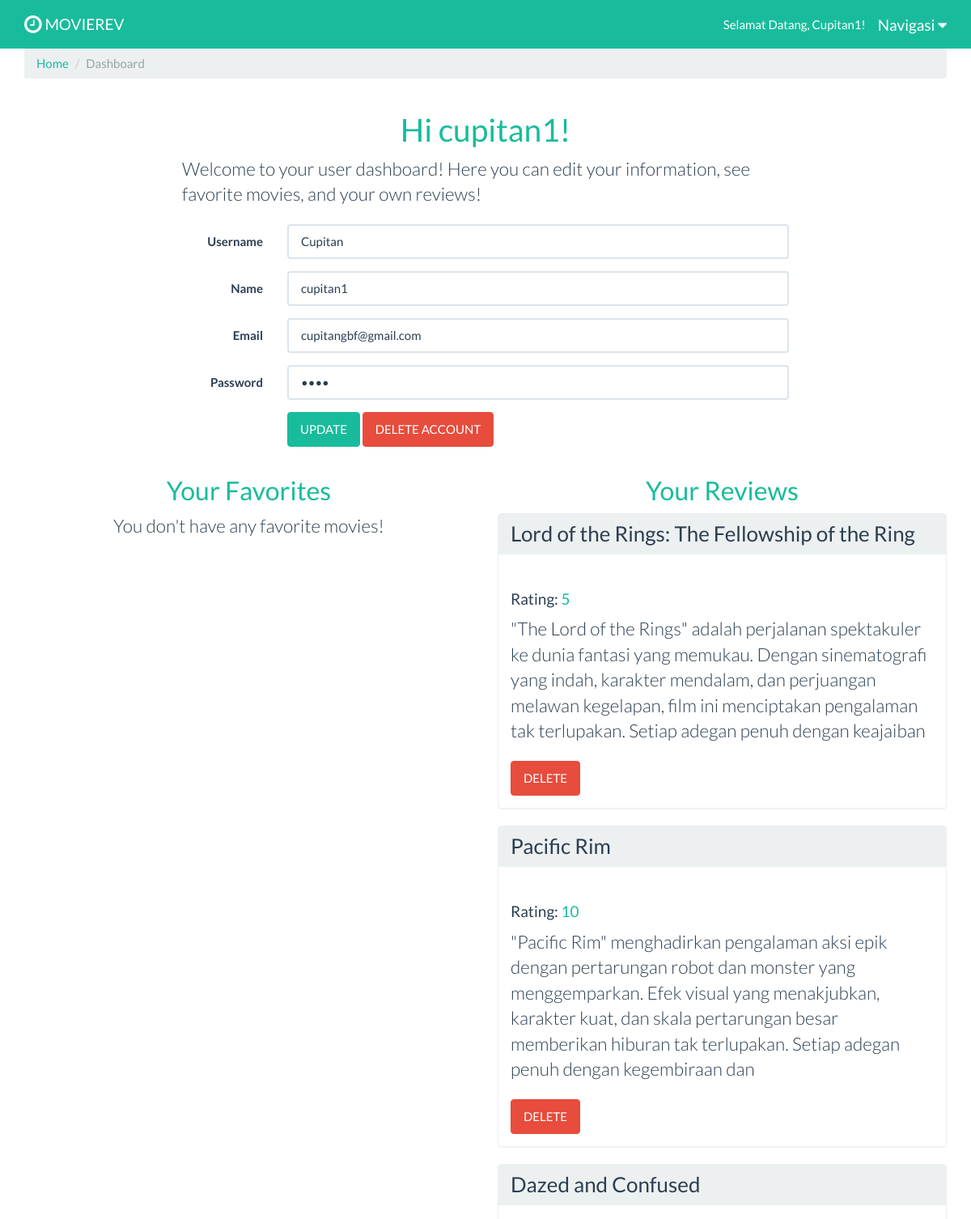
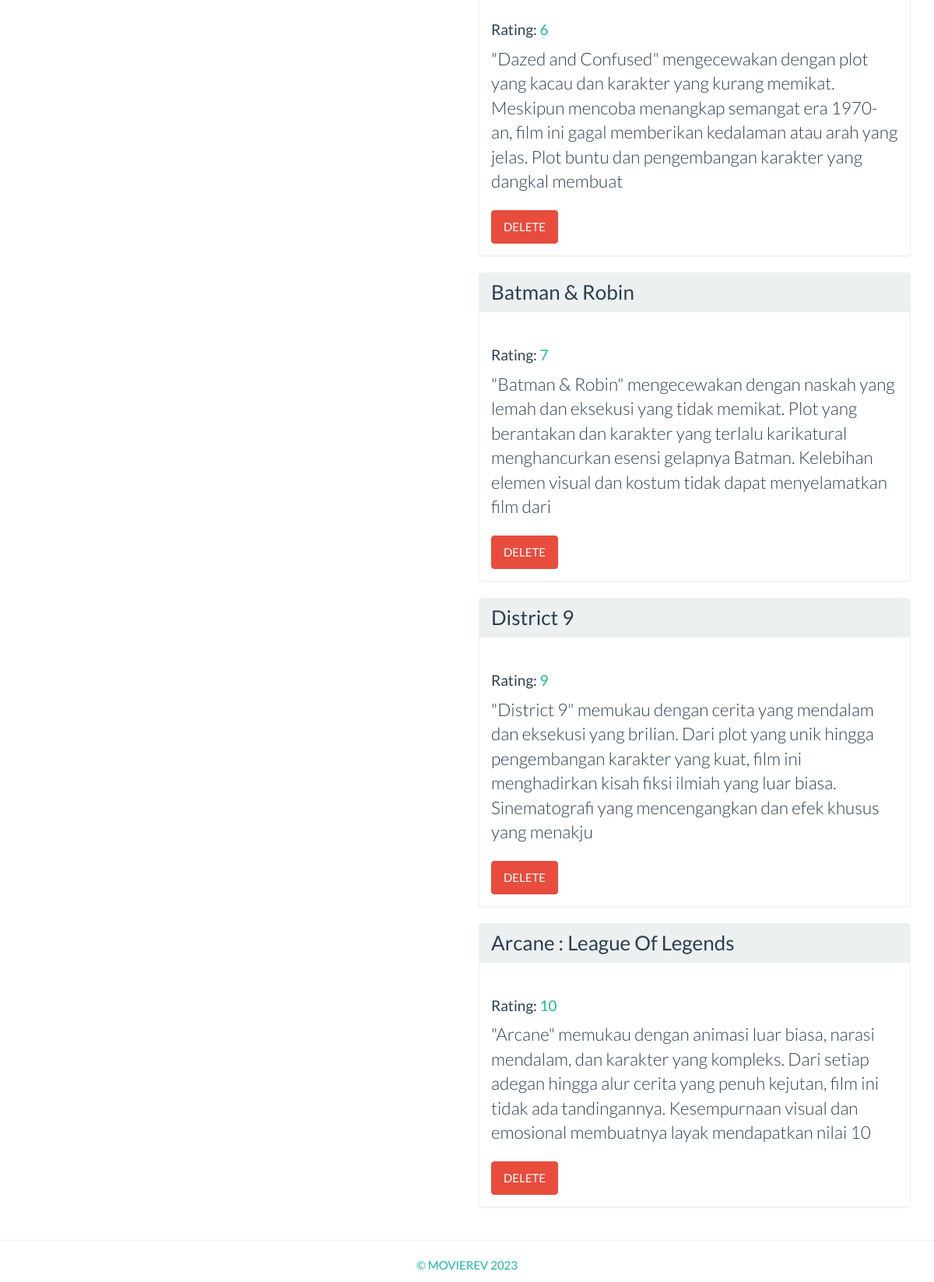
Page /useraccount.php (signed in) on the committed database (2 pictures, top to bottom).
### tables this page shows
CREATE TABLE `users` (
  `user_id` int(11) UNSIGNED NOT NULL,
  `user_name` varchar(50) NOT NULL DEFAULT '',
  `user_full_name` varchar(150) NOT NULL DEFAULT '',
  `user_email` varchar(255) NOT NULL DEFAULT '',
  `user_password` varchar(255) NOT NULL DEFAULT '',
  `user_role` int(11) NOT NULL
);

CREATE TABLE `reviews` (
  `review_id` int(11) UNSIGNED NOT NULL,
  `review_movie_id` int(11) UNSIGNED NOT NULL,
  `review_user_id` int(11) UNSIGNED NOT NULL,
  `review_rating` int(11) NOT NULL,
  `review_content` varchar(255) NOT NULL DEFAULT ''
);

CREATE TABLE `movies` (
  `movie_id` int(11) UNSIGNED NOT NULL,
  `movie_name` varchar(255) NOT NULL DEFAULT '',
  `movie_year` int(4) NOT NULL,
  `movie_rating` varchar(10) NOT NULL DEFAULT '',
  `movie_bio` varchar(255) DEFAULT NULL,
  `movie_img` varchar(200) NOT NULL
);

### useraccount.php (the view, shortened to what this page needs)
<?php
require_once('includes/header.php');
require_once('includes/database.php');
$user_id = $session_id;
$query_str = "SELECT * FROM users WHERE user_id=" . $user_id;
$review_str = "SELECT review_content, review_id, review_rating, movie_name, movie_id FROM reviews JOIN movies ON reviews.review_movie_id=movies.movie_id WHERE reviews.review_user_id=" . $user_id;
$result = $conn->query($query_str);
$review_result = $conn->query($review_str);
$result_row = $result->fetch_assoc();
if (!$result) {
    $errno = $conn->errno;
    $errmsg = $conn->error;
    echo "Selection failed with: ($errno) $errmsg<br/>\n";
    $conn->close();
    exit;
} else {
    ?>
    <div class="container wrapper">
        <ul class="breadcrumb">
            <li><a href="index.php">Home</a></li>
            <li class="active">Dashboard</li>
        </ul>
        <div class="row">
            <div class="col-xs-8 col-xs-offset-2">
                <h1 class="text-center text-success">Hi <?php echo $name; ?>!</h1>
                <p class="lead">Welcome to your user dashboard! Here you can edit your information, see favorite movies, and your own reviews!</p>
            </div>
        </div>
        <div class="row">
            <div class="col-xs-8 col-xs-offset-2">
                <form name="edituser" class="form-horizontal" role="form" action="updateaccount.php" method="get" enctype="text/plain">
                    <div class="form-group">
                        <label for="newUserName" class="col-sm-2 control-label">Username</label>
                        <div class="col-sm-10">
                            <input type="text" class="form-control" id="newUserName" name="username" value="<?php echo $result_row['user_name']; ?>" required>
                        </div>
                    </div>
                    <div class="form-group">
                        <label for="newName" class="col-sm-2 control-label">Name</label>
                        <div class="col-sm-10">
                            <input type="text" class="form-control" id="newName" name="name" value="<?php echo $result_row['user_full_name']; ?>" required>
                        </div>
                    </div>
                    <div class="form-group">
                        <label for="newEmail" class="col-sm-2 control-label">Email</label>
                        <div class="col-sm-10">
                            <input type="email" class="form-control" id="newEmail" name="email" value="<?php echo $result_row['user_email']; ?>" required>
                        </div>
                    </div>
                    <div class="form-group">
                        <label for="newPassword" class="col-sm-2 control-label">Password</label>
                        <div class="col-sm-10">
                            <input type="password" class="form-control" id="newPassword" name="password" value="<?php echo $result_row['user_password']; ?>" required>
                        </div>
                    </div>
                    <div class="form-group">
                        <div class="col-sm-offset-2 col-sm-10">
                            <a href="javascript:document.edituser.submit()" class="btn btn-success">UPDATE</a>
                            <a class="btn btn-danger" href="deleteuser.php?id=<?php echo $result_row['user_id'] ?>">DELETE ACCOUNT</a>
                        </div>
                    </div>
                </form>
            </div>
        </div>
        <div class="row">
            <div class="col-xs-6">
                <h2 class="text-center text-success">Your Favorites</h2>
                <?php
                if (isset($items)) {
                    $items_count_value = array_count_values($items);
                    foreach ($items_count_value as $id => $qty) {
                        $query_str = "SELECT * FROM movies WHERE movie_id=" . $id;
                        $result = $conn->query($query_str);
                        $result_row = $result->fetch_assoc();
                        $id = $result_row['movie_id'];
                        $img = $result_row['movie_img'];
                        $title = "<a href='moviedetails.php?id= " . $result_row['movie_id'] . "'>" . $result_row['movie_name'] . "</a>";
                        ?>
                        <div class="row movie-list">
                            <div class="col-xs-12">
                                <div class="panel panel-default">
                                    <div class="panel-heading">
                                        <h3 class="panel-title">
                                            <?php echo "$title"; ?>
                                        </h3>
                                    </div>
                                </div>
                            </div>
                        </div>
                    <?php
                    }
                } else {
                    echo "<p class='lead text-center'>You don't have any favorite movies!</p>";
                }
                ?>
            </div>
            <div class="col-xs-6">
                <h2 class="text-center text-success">Your Reviews</h2>
                <?php
                while ($review_row = $review_result->fetch_assoc()) { ?>
                    <div class="panel panel-default">
                        <div class="panel-heading movie-list">
                            <h3 class="panel-title">
                                <a href="moviedetails.php?id=<?= $review_row['movie_id'] ?>"><?= $review_row['movie_name'] ?></a>
                            </h3>
                        </div>
                        <div class="panel-body">
                            <h4>Rating: <span class="<?php
                                if ($review_row['review_rating'] >= 4) {
                                    echo 'text-success';
                                } elseif ($review_row['review_rating'] < 2) {
                                    echo 'text-danger';
                                }
                                ?>"><?= $review_row['review_rating'] ?></span></h4>
                            <p class="lead"><?= $review_row['review_content'] ?></p>
                            <a class="btn btn-danger" href="deletereview.php?id=<?= $review_row['review_id'] ?>">DELETE</a>
                        </div>
                    </div>
                <?php
                } ?>
            </div>
        </div>
    </div>
    <?php
}
include('includes/footer.php');
?>

### rows in the picture
users: username "Cupitan", name "cupitan1", email "cupitangbf@gmail.com"
reviews: review_movie.movie_name "Lord of the Rings: The Fellowship of the Ring", review_rating "5", review_content "\"The Lord of the Rings\" adalah perjalanan spektakuler ke dunia fantasi yang memukau. Dengan sinematografi yang indah, karakter mendalam, dan perjuangan melawan kegelapan, film ini menciptakan pengalaman tak terlupakan. Setiap adegan penuh dengan keajaiban"
reviews: review_movie.movie_name "Pacific Rim", review_rating "10", review_content "\"Pacific Rim\" menghadirkan pengalaman aksi epik dengan pertarungan robot dan monster yang menggemparkan. Efek visual yang menakjubkan, karakter kuat, dan skala pertarungan besar memberikan hiburan tak terlupakan. Setiap adegan penuh dengan kegembiraan dan"
reviews: review_movie.movie_name "Dazed and Confused", review_rating "6", review_content "\"Dazed and Confused\" mengecewakan dengan plot yang kacau dan karakter yang kurang memikat. Meskipun mencoba menangkap semangat era 1970-an, film ini gagal memberikan kedalaman atau arah yang jelas. Plot buntu dan pengembangan karakter yang dangkal membuat"
reviews: review_movie.movie_name "Batman & Robin", review_rating "7", review_content "\"Batman & Robin\" mengecewakan dengan naskah yang lemah dan eksekusi yang tidak memikat. Plot yang berantakan dan karakter yang terlalu karikatural menghancurkan esensi gelapnya Batman. Kelebihan elemen visual dan kostum tidak dapat menyelamatkan film dari"
reviews: review_movie.movie_name "District 9", review_rating "9", review_content "\"District 9\" memukau dengan cerita yang mendalam dan eksekusi yang brilian. Dari plot yang unik hingga pengembangan karakter yang kuat, film ini menghadirkan kisah fiksi ilmiah yang luar biasa. Sinematografi yang mencengangkan dan efek khusus yang menakju"
reviews: review_movie.movie_name "Arcane : League Of Legends", review_rating "10", review_content "\"Arcane\" memukau dengan animasi luar biasa, narasi mendalam, dan karakter yang kompleks. Dari setiap adegan hingga alur cerita yang penuh kejutan, film ini tidak ada tandingannya. Kesempurnaan visual dan emosional membuatnya layak mendapatkan nilai 10"

### other values in the picture
$name "cupitan1"
